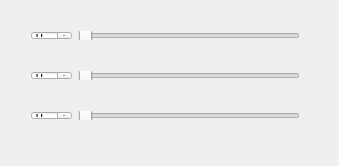
<?xml version="1.0" encoding="UTF-8"?>
<ui version="4.0">
 <class>Widget</class>
 <widget class="QWidget" name="Widget">
  <property name="geometry">
   <rect>
    <x>0</x>
    <y>0</y>
    <width>339</width>
    <height>166</height>
   </rect>
  </property>
  <property name="windowTitle">
   <string>Widget</string>
  </property>
  <widget class="QWidget" name="horizontalLayoutWidget">
   <property name="geometry">
    <rect>
     <x>20</x>
     <y>20</y>
     <width>291</width>
     <height>31</height>
    </rect>
   </property>
   <layout class="QHBoxLayout" name="horizontalLayout">
    <item>
     <widget class="QSpinBox" name="spinBox1"/>
    </item>
    <item>
     <widget class="QSlider" name="slider1">
      <property name="orientation">
       <enum>Qt::Horizontal</enum>
      </property>
     </widget>
    </item>
   </layout>
  </widget>
  <widget class="QWidget" name="horizontalLayoutWidget_2">
   <property name="geometry">
    <rect>
     <x>20</x>
     <y>60</y>
     <width>291</width>
     <height>31</height>
    </rect>
   </property>
   <layout class="QHBoxLayout" name="horizontalLayout_2">
    <item>
     <widget class="QSpinBox" name="spinBox2"/>
    </item>
    <item>
     <widget class="QSlider" name="slider2">
      <property name="orientation">
       <enum>Qt::Horizontal</enum>
      </property>
     </widget>
    </item>
   </layout>
  </widget>
  <widget class="QWidget" name="horizontalLayoutWidget_3">
   <property name="geometry">
    <rect>
     <x>20</x>
     <y>100</y>
     <width>291</width>
     <height>31</height>
    </rect>
   </property>
   <layout class="QHBoxLayout" name="horizontalLayout_3">
    <item>
     <widget class="QSpinBox" name="spinBox3"/>
    </item>
    <item>
     <widget class="QSlider" name="slider3">
      <property name="orientation">
       <enum>Qt::Horizontal</enum>
      </property>
     </widget>
    </item>
   </layout>
  </widget>
 </widget>
 <layoutdefault spacing="6" margin="11"/>
 <resources/>
 <connections/>
</ui>
